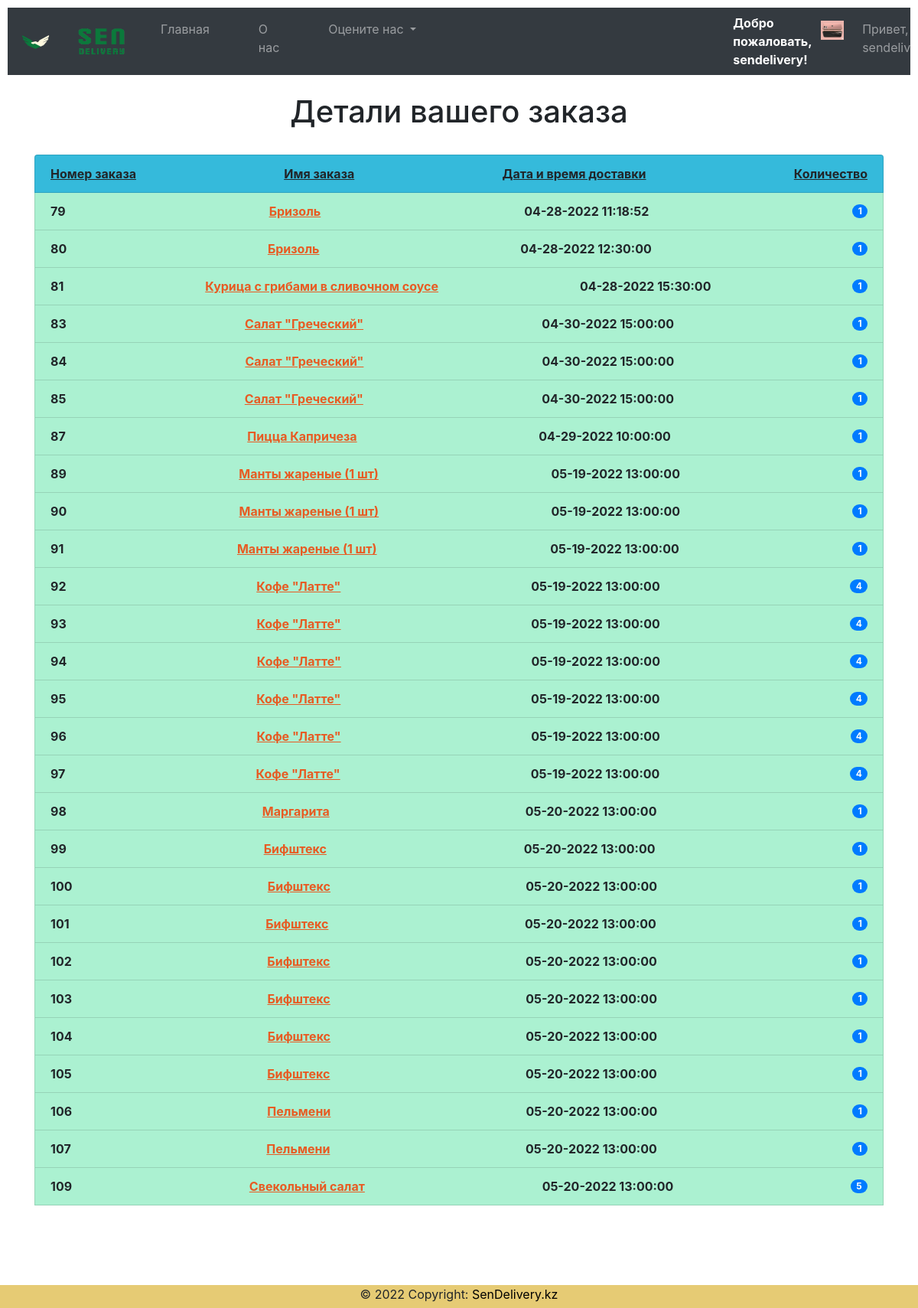
Screenshot of /user/history/ (signed in) with the database file from the repository.
### cust/models.py (models this page shows, shortened)
class Client(models.Model):
    user=models.OneToOneField(User,on_delete=models.CASCADE)
    phone=models.CharField(max_length=14)
    address=models.CharField(max_length=200)
    city=models.CharField(max_length=40)
    prime=models.BooleanField(default=False)
    state=models.CharField(max_length=40)
    image=models.FileField(upload_to="clients/images/")

### Order/models.py (models this page shows, shortened)
class Order(models.Model):
    order_id = models.AutoField(primary_key=True, unique=True)
    quantity = models.IntegerField(default=1)
    user = models.ForeignKey(Client, on_delete=models.CASCADE)
    cuisine = models.ForeignKey(MainDish, on_delete=models.CASCADE)
    placed_time = models.CharField(default='', max_length=60)
    placed_date = models.CharField(default='', max_length=60)
    delivery_time = models.CharField(default='', max_length=60)
    delivery_date = models.CharField(default='', max_length=60)
    delivery_datetime = models.CharField(default='', max_length=100)
    total_price = models.IntegerField(default=0)

### Dish/models.py (models this page shows, shortened)
class MainDish(models.Model):
    EUROPEAN = 'European'
    BARMENU = 'Bar menu'
    BREAKFASTS = 'Breakfasts'
    SALADS = 'Salads'
    FIRSTCOURSE = 'First course'
    LAGMAN = 'Lagman'
    PIZZA = 'Pizza'
    EASTERN = 'Eastern'
    SNACK = 'Snack'
    MEAT = 'Steak Grill Shashlick'
    PANASIAN = 'Pan Asian'
    BAKERY = 'Bakery'
    GARNISH = 'Garnish Sauces'
    TYPE_CHOICES = [(EUROPEAN, 'European'), (BARMENU, 'Bar menu'), (BREAKFASTS, 'Breakfasts'), (SALADS, 'Salads'),(FIRSTCOURSE, 'First course'), (LAGMAN, 'Lagman'), (PIZZA, 'Pizza'), (EASTERN, 'Eastern'), (SNACK, 'Snack'), (MEAT, 'Steak Grill Shashlick'), (PANASIAN, 'Pan Asian'), (BAKERY, 'Bakery'), (GARNISH, 'Garnish Sauces')]
    name = models.CharField(max_length=40)
    type = models.CharField(max_length=100, choices=TYPE_CHOICES, default=BARMENU)
    desc = models.TextField(max_length=1000)
    image = models.FileField(upload_to='dishes/images/')
    price = models.IntegerField(default=0)

### cust/views.py (the view)
# urls.py: path('history/',views.history,name="history"),
def history(request):
    username=request.user.username
    user=User.objects.get(username=username)
    client=Client.objects.get(user=user)
    orders=Order.objects.filter(user=client)
    context={'client':client,'orders':orders}
    return render(request, 'history.html',context)

### templates/history.html (shortened to what this page needs)
{% extends 'base.html' %}
{% load static %}
{% block body %}
<br>
<b><h1><center>Детали вашего заказа</center></h1></b>
<br>
<div class="container">
<ul class="list-group" style=" ">
    <li class="list-group-item d-flex justify-content-between align-items-center" style="background-color:rgb(53, 186, 219)">
        <u><b>Номер заказа</b></u> <u><b>Имя заказа</b></u> <u><b>Дата и время доставки</b></u> <u><b>Количество</b></u>
    </li>
    {% for order in orders %}
    <li class="list-group-item d-flex justify-content-between align-items-center" style="background-color:rgb(171, 241, 209)">
         <b><center>{{order.order_id}}</center></b> <a href="/user/order_details/{{order.order_id}}/" style="color:rgb(231, 91, 35)"><u><b>{{order.cuisine.name}}</b></u></a>
        <b><center>{{order.delivery_datetime}}</center></b>
          <span class="badge badge-primary badge-pill">{{order.quantity}}</span>
    </li>
    {% endfor%}
   <br>
</div>
{% endblock %}

### templates/base.html (shortened to what this page needs)
<!doctype html>
{% load static %}
<html lang="en">
  <head>
    <link rel="stylesheet" href="{% static 'CSS/bootstrap.min.css' %}" >
  </head>
  <body>
    <nav class="navbar navbar-expand-lg navbar-dark bg-dark" style="color:black; background-color: lightcoral;">
      <a class="navbar-brand" href="{% static 'Images/MainDragon.png' %}"><img src="{% static 'Images/MainDragon.png' %}" width="40px" height="40px"></a>
      <a class="navbar-brand pr-1" href="\"><img src="{% static 'Images/Finallmage.png' %}" width="100px" height="40px"></a>
  <div class="collapse navbar-collapse" id="navbarSupportedContent">
    <ul class="navbar-nav mr-auto">
      <li {% if request.path == "/" %}class="nav-item active pr-5"{% else %}class="nav-item pr-5"{% endif %}>
        <a class="nav-link" href="\">Главная <span class="sr-only">(current)</span></a>
      </li>
      <li {% if request.path == "/about/" %}class="nav-item active pr-5"{% else %}class="nav-item pr-5"{% endif %}>
        <a class="nav-link" href="/about">О нас</a>
      </li>
      <li class="nav-item dropdown pr-5">
        <a class="nav-link dropdown-toggle" href="#" id="navbarDropdown" role="button" data-toggle="dropdown" aria-haspopup="true" aria-expanded="false">
          Оцените нас
        </a>
       {% if user.is_authenticated %}
       <li class="nav-item dropdown pr-5">
      </li>
      <li class="nav-item ml-6 pl-6">
<b><marquee style="color:white">Добро пожаловать, {{client.user.username}}!</marquee></b></h3>
       </li>
       <li class="nav-item pl-1">
         <a class="nav-link" href="{{ client.image.url }}"><img src="{{ client.image.url }}" alt="" width=30px height=25px></a>
       </li>
	   <li class="nav-item dropdown pl-2">
        <a class="nav-link dropdown" href="#" id="navbarDropdown" role="button" data-toggle="dropdown" aria-haspopup="true" aria-expanded="false">
          Привет, {{ user.get_username }}
        </a>
      </li>
        </li>
    {% endif %}
</ul>
  </div>
</nav>
{% block body %}
{% endblock %}
    <center>
<footer class="page-footer font-small blue">
  <div class="footer-copyright text-center">© 2022 Copyright:
    <a href="\" style="color:black"> SenDelivery.kz</a>
  </div>
</footer>
</center>
  </body>
</html>

### rows the page displays
Client: user.username "sendelivery", image (picture)
Order: order_id "79", cuisine.name "Бризоль", delivery_datetime "04-28-2022 11:18:52", quantity "1"
Order: order_id "80", cuisine.name "Бризоль", delivery_datetime "04-28-2022 12:30:00", quantity "1"
Order: order_id "81", cuisine.name "Курица с грибами в сливочном соусе", delivery_datetime "04-28-2022 15:30:00", quantity "1"
Order: order_id "83", cuisine.name "Салат \"Греческий\"", delivery_datetime "04-30-2022 15:00:00", quantity "1"
Order: order_id "84", cuisine.name "Салат \"Греческий\"", delivery_datetime "04-30-2022 15:00:00", quantity "1"
Order: order_id "85", cuisine.name "Салат \"Греческий\"", delivery_datetime "04-30-2022 15:00:00", quantity "1"
Order: order_id "87", cuisine.name "Пицца Капричеза", delivery_datetime "04-29-2022 10:00:00", quantity "1"
Order: order_id "89", cuisine.name "Манты жареные (1 шт)", delivery_datetime "05-19-2022 13:00:00", quantity "1"
Order: order_id "90", cuisine.name "Манты жареные (1 шт)", delivery_datetime "05-19-2022 13:00:00", quantity "1"
Order: order_id "91", cuisine.name "Манты жареные (1 шт)", delivery_datetime "05-19-2022 13:00:00", quantity "1"
Order: order_id "92", cuisine.name "Кофе \"Латте\"", delivery_datetime "05-19-2022 13:00:00", quantity "4"
Order: order_id "93", cuisine.name "Кофе \"Латте\"", delivery_datetime "05-19-2022 13:00:00", quantity "4"
Order: order_id "94", cuisine.name "Кофе \"Латте\"", delivery_datetime "05-19-2022 13:00:00", quantity "4"
Order: order_id "95", cuisine.name "Кофе \"Латте\"", delivery_datetime "05-19-2022 13:00:00", quantity "4"
Order: order_id "96", cuisine.name "Кофе \"Латте\"", delivery_datetime "05-19-2022 13:00:00", quantity "4"
Order: order_id "97", cuisine.name "Кофе \"Латте\"", delivery_datetime "05-19-2022 13:00:00", quantity "4"
Order: order_id "98", cuisine.name "Маргарита", delivery_datetime "05-20-2022 13:00:00", quantity "1"
Order: order_id "99", cuisine.name "Бифштекс", delivery_datetime "05-20-2022 13:00:00", quantity "1"
Order: order_id "100", cuisine.name "Бифштекс", delivery_datetime "05-20-2022 13:00:00", quantity "1"
Order: order_id "101", cuisine.name "Бифштекс", delivery_datetime "05-20-2022 13:00:00", quantity "1"
Order: order_id "102", cuisine.name "Бифштекс", delivery_datetime "05-20-2022 13:00:00", quantity "1"
Order: order_id "103", cuisine.name "Бифштекс", delivery_datetime "05-20-2022 13:00:00", quantity "1"
Order: order_id "104", cuisine.name "Бифштекс", delivery_datetime "05-20-2022 13:00:00", quantity "1"
Order: order_id "105", cuisine.name "Бифштекс", delivery_datetime "05-20-2022 13:00:00", quantity "1"
Order: order_id "106", cuisine.name "Пельмени", delivery_datetime "05-20-2022 13:00:00", quantity "1"
Order: order_id "107", cuisine.name "Пельмени", delivery_datetime "05-20-2022 13:00:00", quantity "1"
Order: order_id "109", cuisine.name "Свекольный салат", delivery_datetime "05-20-2022 13:00:00", quantity "5"
